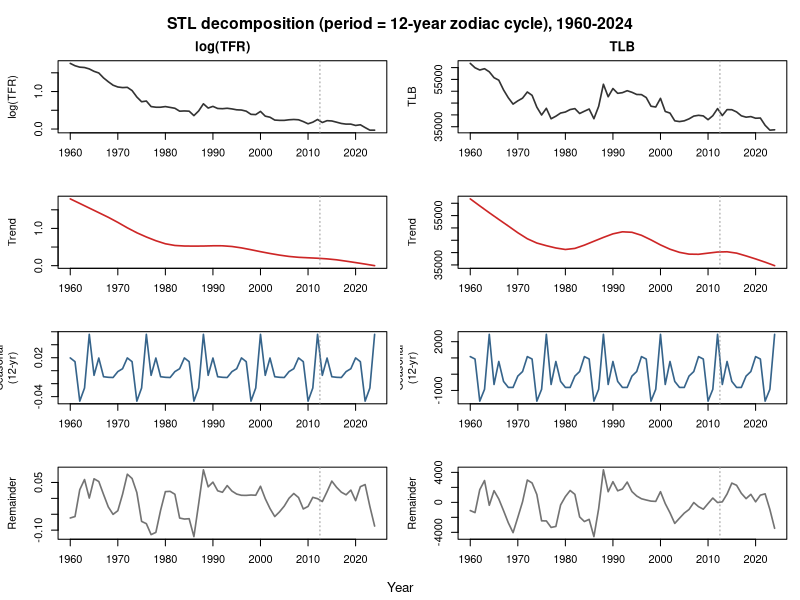
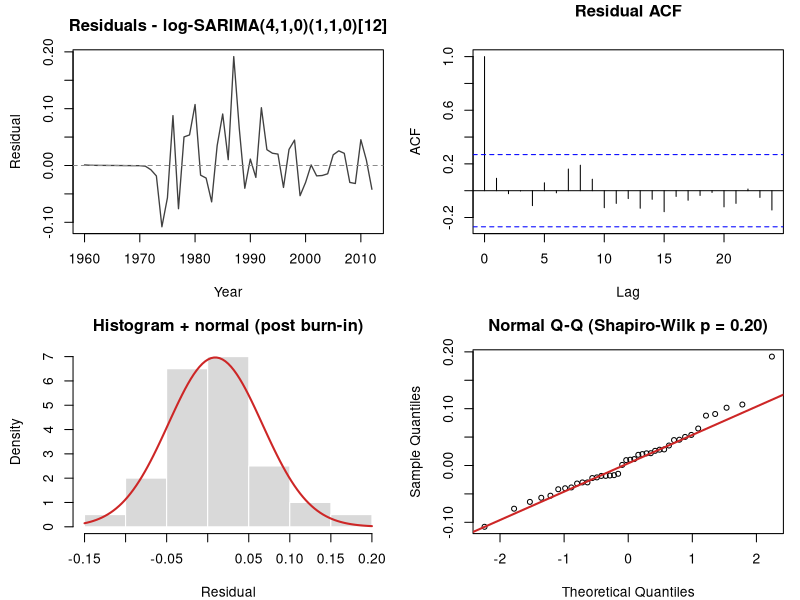
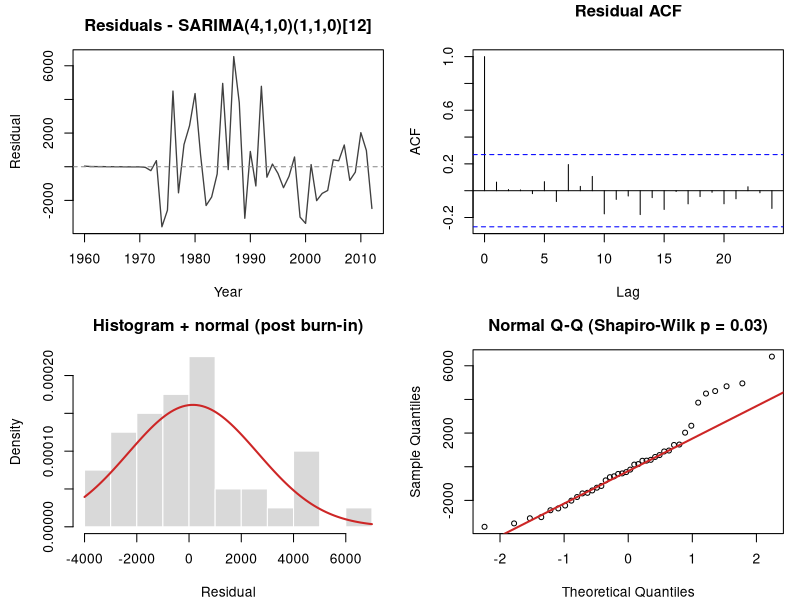

These charts were generated, in order, by the following R code:
# =============================================================================
# Enhancements for final_report_enhanced.md:
#  (a) STL decomposition (trend + 12-year zodiac seasonal + remainder) for both
#      series — demonstrates "composition of time series methods".
#  (b) Residual diagnostics WITH a normal Q-Q panel + Shapiro-Wilk test, for the
#      two adopted final models, to validate the Gaussian prediction intervals.
# New figure files use the enh_ prefix so the ORIGINAL figures are untouched.
# =============================================================================
suppressPackageStartupMessages({ library(forecast) })
options(stringsAsFactors = FALSE, scipen = 999); set.seed(42)
dir.create("figures", showWarnings = FALSE)
data  <- read.csv("cleaned_tlb_tfr_1960_2024.csv")
yr_all <- data$Year                                  # 1960..2024
train <- subset(data, Year <= 2012)
tfr_s12 <- ts(train$TFR, start = 1960, frequency = 12)
tlb_s12 <- ts(train$TLB, start = 1960, frequency = 12)

# ---- (a) STL decomposition on the FULL series (period 12 = zodiac cycle) -----
# log(TFR) (modelled on the log scale) and TLB (original scale). Components are
# extracted as plain vectors and plotted against calendar years to keep the axis
# correct (a frequency=12 ts otherwise mislabels the x-axis 1960-1965).
dec <- function(values) {
  s <- stl(ts(values, frequency = 12), s.window = "periodic")$time.series
  list(trend = as.numeric(s[, "trend"]),
       seas  = as.numeric(s[, "seasonal"]),
       rem   = as.numeric(s[, "remainder"]),
       obs   = as.numeric(values))
}
dt <- dec(log(data$TFR)); db <- dec(data$TLB)

png("plots/enh_decomp.png", width = 1180, height = 980, res = 120, bg = "white")
par(mfrow = c(4, 2), mar = c(2.6, 4.4, 2.2, 1), oma = c(2, 0, 2.4, 0))
panel <- function(y, ylab, main = NULL, col = "grey20") {
  plot(yr_all, y, type = "l", lwd = 1.6, col = col, xlab = "", ylab = ylab, main = main)
  abline(v = 2012.5, lty = 3, col = "grey60")
}
panel(dt$obs, "log(TFR)",  "log(TFR)");           panel(db$obs, "TLB",       "TLB")
panel(dt$trend, "Trend", col = "firebrick3");     panel(db$trend, "Trend", col = "firebrick3")
panel(dt$seas, "Seasonal\n(12-yr)", col = "steelblue4"); panel(db$seas, "Seasonal\n(12-yr)", col = "steelblue4")
panel(dt$rem, "Remainder", col = "grey45");       panel(db$rem, "Remainder", col = "grey45")
mtext("STL decomposition (period = 12-year zodiac cycle), 1960-2024", outer = TRUE, cex = 0.95, font = 2)
mtext("Year", side = 1, outer = TRUE, line = 0.6, cex = 0.8)
dev.off(); cat("wrote plots/enh_decomp.png\n")
cat(sprintf("  seasonal amplitude: log(TFR) range = %.3f (=%.1f%% on TFR); TLB range = %.0f births\n",
            diff(range(dt$seas)), (exp(diff(range(dt$seas)))-1)*100, diff(range(db$seas))))

# ---- (b) residual diagnostics with Q-Q + Shapiro-Wilk -----------------------
fit_tfr <- Arima(tfr_s12, c(4,1,0), list(order=c(1,1,0),period=12), lambda=0, method="ML")
fit_tlb <- Arima(tlb_s12, c(4,1,0), list(order=c(1,1,0),period=12),           method="ML")

resid_qq <- function(fit, lab, fname) {
  r  <- as.numeric(residuals(fit)); rt <- ts(r, start = 1960, frequency = 1)
  rg <- r[14:length(r)]                      # drop the 13 differencing-burn-in residuals
  sw <- shapiro.test(rg)                     # normality on the 40 genuine residuals
  png(fname, width = 1020, height = 760, res = 118, bg = "white")
  par(mfrow = c(2, 2), mar = c(4, 4.4, 3, 1))
  plot(rt, type = "l", lwd = 1.3, col = "grey25", main = paste("Residuals -", lab),
       xlab = "Year", ylab = "Residual"); abline(h = 0, lty = 2, col = "grey55")
  acf(r, lag.max = 24, main = "Residual ACF")
  hist(rg, breaks = 10, prob = TRUE, col = "grey85", border = "white",
       main = "Histogram + normal (post burn-in)", xlab = "Residual")
  curve(dnorm(x, mean(rg), sd(rg)), add = TRUE, col = "firebrick3", lwd = 2)
  qqnorm(rg, main = sprintf("Normal Q-Q (Shapiro-Wilk p = %.2f)", sw$p.value), pch = 1, cex = 0.8)
  qqline(rg, col = "firebrick3", lwd = 2)
  dev.off()
  cat(sprintf("wrote %s  (post-burn-in Shapiro-Wilk W = %.3f, p = %.3f)\n", fname, sw$statistic, sw$p.value))
  invisible(sw)
}
resid_qq(fit_tfr, "log-SARIMA(4,1,0)(1,1,0)[12]", "plots/enh_resid_tfr.png")
resid_qq(fit_tlb, "SARIMA(4,1,0)(1,1,0)[12]",     "plots/enh_resid_tlb.png")
